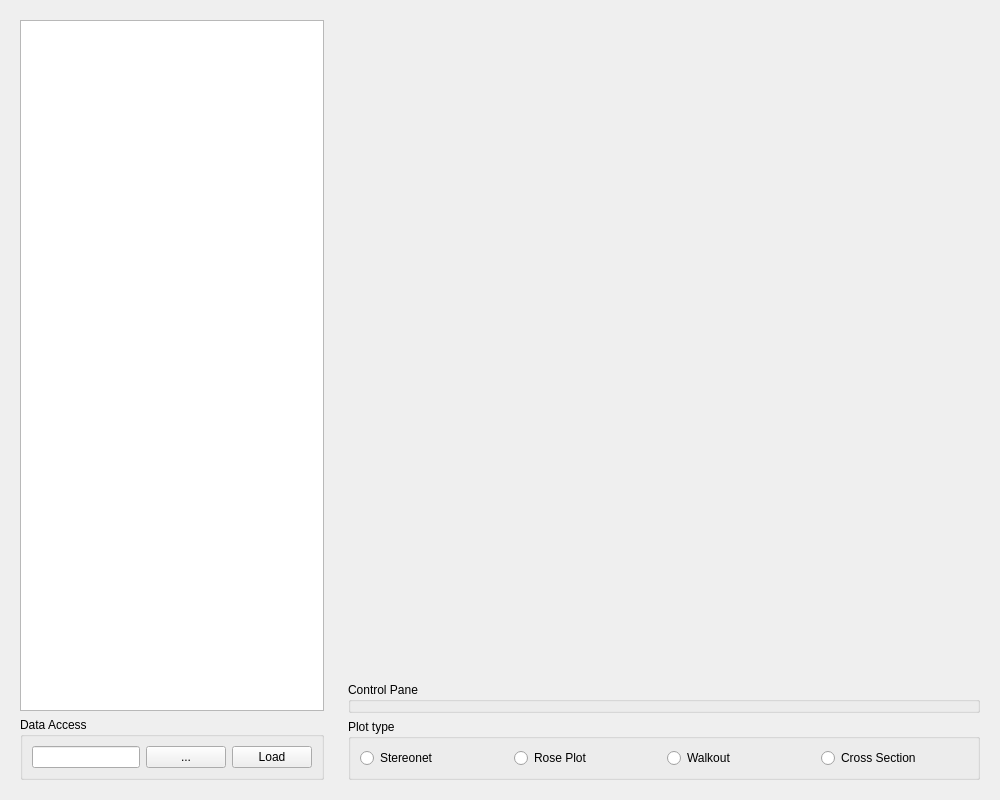
<?xml version="1.0" encoding="UTF-8"?>
<ui version="4.0">
 <class>AdvancedDipPane</class>
 <widget class="QWidget" name="AdvancedDipPane">
  <property name="geometry">
   <rect>
    <x>0</x>
    <y>0</y>
    <width>1000</width>
    <height>800</height>
   </rect>
  </property>
  <property name="windowTitle">
   <string>Form</string>
  </property>
  <layout class="QHBoxLayout" name="horizontalLayout">
   <item>
    <widget class="QWidget" name="zonationWidget" native="true">
     <property name="sizePolicy">
      <sizepolicy hsizetype="Fixed" vsizetype="Expanding">
       <horstretch>0</horstretch>
       <verstretch>0</verstretch>
      </sizepolicy>
     </property>
     <property name="minimumSize">
      <size>
       <width>200</width>
       <height>0</height>
      </size>
     </property>
     <layout class="QVBoxLayout" name="verticalLayout_2">
      <item>
       <widget class="QListWidget" name="listWidget"/>
      </item>
      <item>
       <widget class="QGroupBox" name="dataAccess">
        <property name="sizePolicy">
         <sizepolicy hsizetype="Expanding" vsizetype="Fixed">
          <horstretch>0</horstretch>
          <verstretch>0</verstretch>
         </sizepolicy>
        </property>
        <property name="title">
         <string>Data Access</string>
        </property>
        <layout class="QHBoxLayout" name="horizontalLayout_2">
         <item>
          <widget class="QLineEdit" name="lineEdit"/>
         </item>
         <item>
          <widget class="QPushButton" name="browserBtn">
           <property name="text">
            <string>...</string>
           </property>
          </widget>
         </item>
         <item>
          <widget class="QPushButton" name="loadDataBtn">
           <property name="text">
            <string>Load</string>
           </property>
          </widget>
         </item>
        </layout>
       </widget>
      </item>
     </layout>
    </widget>
   </item>
   <item>
    <widget class="QWidget" name="widget" native="true">
     <property name="sizePolicy">
      <sizepolicy hsizetype="Expanding" vsizetype="Expanding">
       <horstretch>1</horstretch>
       <verstretch>1</verstretch>
      </sizepolicy>
     </property>
     <layout class="QVBoxLayout" name="verticalLayout">
      <item>
       <widget class="QStackedWidget" name="stackedWidget">
        <property name="sizePolicy">
         <sizepolicy hsizetype="Expanding" vsizetype="Expanding">
          <horstretch>1</horstretch>
          <verstretch>1</verstretch>
         </sizepolicy>
        </property>
        <property name="currentIndex">
         <number>0</number>
        </property>
        <widget class="QWidget" name="stereonetWrapper">
         <property name="sizePolicy">
          <sizepolicy hsizetype="Expanding" vsizetype="Expanding">
           <horstretch>1</horstretch>
           <verstretch>1</verstretch>
          </sizepolicy>
         </property>
         <layout class="QVBoxLayout" name="stereonetLayout">
          <property name="leftMargin">
           <number>0</number>
          </property>
          <property name="topMargin">
           <number>0</number>
          </property>
          <property name="rightMargin">
           <number>0</number>
          </property>
          <property name="bottomMargin">
           <number>0</number>
          </property>
         </layout>
        </widget>
        <widget class="QWidget" name="roseWrapper">
         <property name="sizePolicy">
          <sizepolicy hsizetype="Expanding" vsizetype="Expanding">
           <horstretch>1</horstretch>
           <verstretch>1</verstretch>
          </sizepolicy>
         </property>
         <layout class="QVBoxLayout" name="roseLayout">
          <property name="leftMargin">
           <number>0</number>
          </property>
          <property name="topMargin">
           <number>0</number>
          </property>
          <property name="rightMargin">
           <number>0</number>
          </property>
          <property name="bottomMargin">
           <number>0</number>
          </property>
         </layout>
        </widget>
       </widget>
      </item>
      <item>
       <widget class="QGroupBox" name="controlPane">
        <property name="sizePolicy">
         <sizepolicy hsizetype="Expanding" vsizetype="Fixed">
          <horstretch>0</horstretch>
          <verstretch>0</verstretch>
         </sizepolicy>
        </property>
        <property name="title">
         <string>Control Pane</string>
        </property>
        <layout class="QVBoxLayout" name="controlPaneLayout">
         <property name="leftMargin">
          <number>0</number>
         </property>
         <property name="topMargin">
          <number>0</number>
         </property>
         <property name="rightMargin">
          <number>0</number>
         </property>
         <property name="bottomMargin">
          <number>0</number>
         </property>
        </layout>
       </widget>
      </item>
      <item>
       <widget class="QGroupBox" name="plotType">
        <property name="title">
         <string>Plot type</string>
        </property>
        <layout class="QHBoxLayout" name="horizontalLayout_3">
         <item>
          <widget class="QRadioButton" name="stereonetBtn">
           <property name="text">
            <string>Stereonet</string>
           </property>
          </widget>
         </item>
         <item>
          <widget class="QRadioButton" name="rosePlotBtn">
           <property name="text">
            <string>Rose Plot</string>
           </property>
          </widget>
         </item>
         <item>
          <widget class="QRadioButton" name="walkoutBtn">
           <property name="text">
            <string>Walkout</string>
           </property>
          </widget>
         </item>
         <item>
          <widget class="QRadioButton" name="crossSectionBtn">
           <property name="text">
            <string>Cross Section</string>
           </property>
          </widget>
         </item>
        </layout>
       </widget>
      </item>
     </layout>
    </widget>
   </item>
  </layout>
 </widget>
 <resources/>
 <connections/>
</ui>
